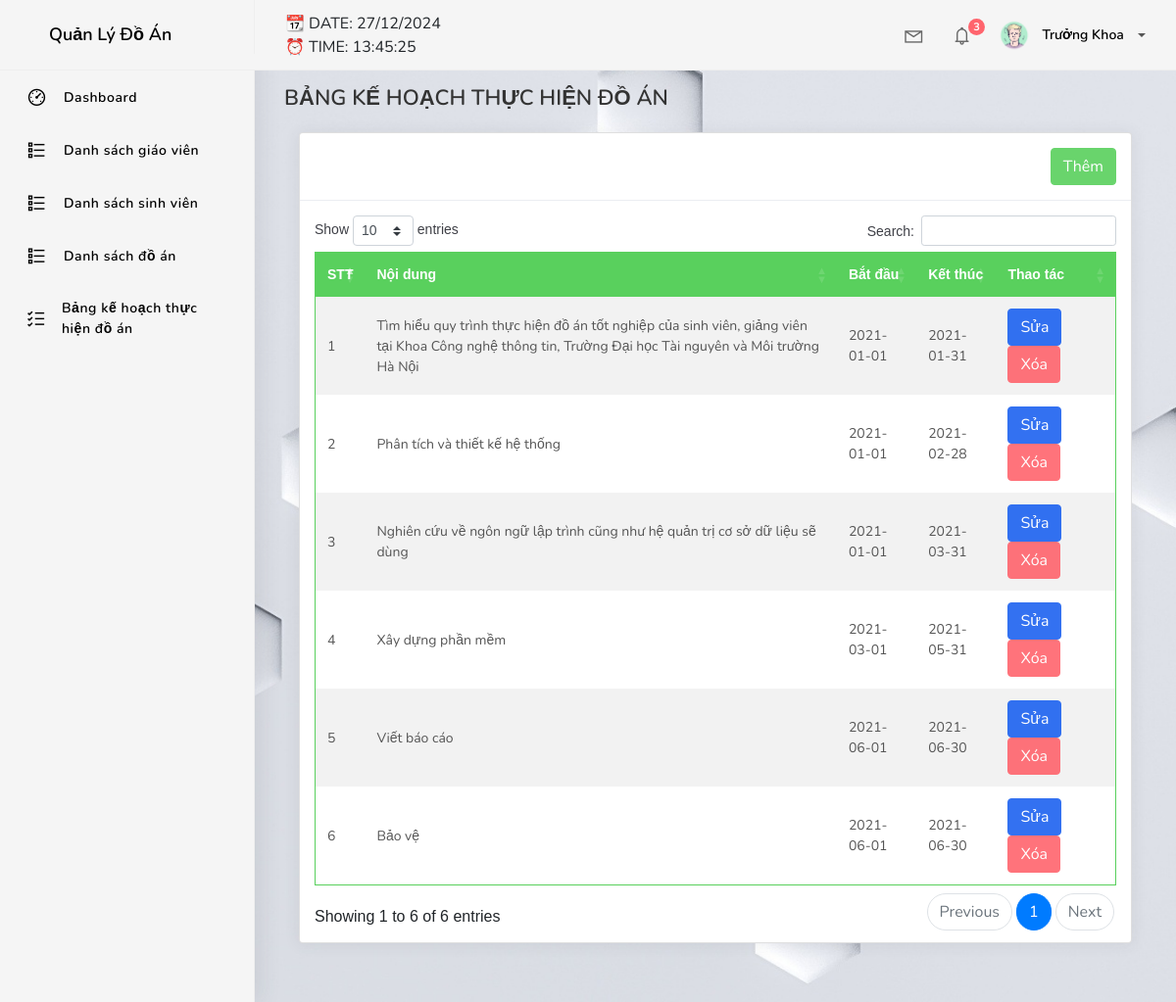
/home.php?page=deans&method=list-progress (signed in), run on the app's committed database.
### tables this page shows
CREATE TABLE `progress` (
  `id` varchar(20) NOT NULL,
  `title` text NOT NULL,
  `start` date NOT NULL DEFAULT current_timestamp(),
  `end` date NOT NULL DEFAULT current_timestamp()
);

### config/myConfig.php (called while the page is built, shortened)
<?php
	class Connect
	{
		function __construct()
		{
			try {
				$this->pdo = new PDO(self::dns, self::user, self::passw);
				$this->pdo->query("SET NAMES utf8");
			} catch (PDOException $e) {
				echo $e->getMessage();
				exit();
			}
		}
	}

### model/teachers.php (called while the page is built, shortened)
<?php
include_once './config/myConfig.php';
class deans extends Connect
{
    function __construct()
    {
        parent:: __construct();
    }
    function indexprogress()
    {
        $sql = "SELECT * FROM progress";
        $pre = $this->pdo->prepare($sql);
		$pre->execute();
		return $pre->fetchAll(PDO::FETCH_ASSOC);
    }
}
?>

### view/deans.php (the view, shortened to what this page needs)
<?php
switch ($method) {
?>
    <?php
    case 'list-progress';
    ?>
        <h4 class="page-title" style="text-transform: uppercase;">Bảng kế hoạch thực hiện đồ án</h4>
        <div class="col-md-12">
            <div class="card">
                <div class="card-header ">
                    <div class="text-right">
                        <a href="home.php?page=deans&method=create-progress" class="btn btn-success">
                            Thêm
                        </a>
                    </div>
                </div>
                <div class="card-body">
                    <table id="list-teachers" class="table table-head-bg-success table-striped table-hover table-sm">
                        <thead>
                            <tr>
                                <th scope="col" style="width: 5%">STT</th>
                                <th scope="col" style="width: 60%">Nội dung</th>
                                <th scope="col" style="width: 10%">Bắt đầu</th>
                                <th scope="col" style="width: 10%">Kết thúc</th>
                                <th scope="col" style="width: 20%">Thao tác</th>
                            </tr>
                        </thead>
                        <tbody>
                            <?php
                            $stt = 0;
                            foreach ($result as $key => $value) {
                                $stt += 1;
                            ?>
                                <tr>
                                    <td><?php echo $stt; ?></td>
                                    <td><?php echo $value['title']; ?></td>
                                    <td><?php echo $value['start']; ?></td>
                                    <td><?php echo $value['end']; ?></td>
                                    <td>
                                        <a href="home.php?page=deans&method=update-progress&id=<?php echo $value['id']; ?>"
                                            class="btn btn-primary">
                                            Sửa
                                        </a>
                                        <a href="home.php?page=deans&method=destroy-progress&id=<?php echo $value['id']; ?>"
                                            onclick="return confirm('Bạn có thực sự muốn xóa?');" class="btn btn-danger">
                                            Xóa
                                        </a>
                                    </td>
                                </tr>
                            <?php
                            }
                            ?>
                        </tbody>
                    </table>
                </div>
            </div>
        </div>
    <?php
        break;
    ?>
<?php
}
?>

### data on the page
progress: title "Tìm hiểu quy trình thực hiện đồ án tốt nghiệp của sinh viên, giảng viên tại Khoa Công nghệ thông tin, Trường Đại học Tài nguyên và Môi trường Hà Nội", start "2021-01-01", end "2021-01-31"
progress: title "Phân tích và thiết kế hệ thống", start "2021-01-01", end "2021-02-28"
progress: title "Nghiên cứu về ngôn ngữ lập trình cũng như hệ quản trị cơ sở dữ liệu sẽ dùng", start "2021-01-01", end "2021-03-31"
progress: title "Xây dựng phần mềm", start "2021-03-01", end "2021-05-31"
progress: title "Viết báo cáo", start "2021-06-01", end "2021-06-30"
progress: title "Bảo vệ", start "2021-06-01", end "2021-06-30"

### other printed values
$_SESSION['name'] "Trưởng Khoa"
